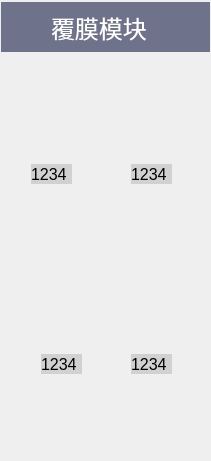
   <widget class="QWidget" name="widget_LamMod" native="true">
    <property name="geometry">
     <rect>
      <x>380</x>
      <y>10</y>
      <width>211</width>
      <height>461</height>
     </rect>
    </property>
    <property name="sizePolicy">
     <sizepolicy hsizetype="Fixed" vsizetype="Fixed">
      <horstretch>0</horstretch>
      <verstretch>0</verstretch>
     </sizepolicy>
    </property>
    <property name="styleSheet">
     <string notr="true">
      QWidget#widget_LamMod {
            border-color: #6cc9b6;
            border-width: 2px;
            border-style: dotted ;
 			 background-color:white;
        }</string>
    </property>
    <layout class="QVBoxLayout" name="verticalLayout_3">
     <property name="spacing">
      <number>2</number>
     </property>
     <property name="leftMargin">
      <number>1</number>
     </property>
     <property name="topMargin">
      <number>2</number>
     </property>
     <property name="rightMargin">
      <number>1</number>
     </property>
     <property name="bottomMargin">
      <number>2</number>
     </property>
     <item>
      <widget class="QWidget" name="widget_6" native="true">
       <property name="sizePolicy">
        <sizepolicy hsizetype="Preferred" vsizetype="Preferred">
         <horstretch>0</horstretch>
         <verstretch>0</verstretch>
        </sizepolicy>
       </property>
       <property name="minimumSize">
        <size>
         <width>0</width>
         <height>50</height>
        </size>
       </property>
       <property name="sizeIncrement">
        <size>
         <width>0</width>
         <height>50</height>
        </size>
       </property>
       <property name="styleSheet">
        <string notr="true">background-color: rgb(110, 114, 139);</string>
       </property>
       <widget class="QLabel" name="label_22">
        <property name="geometry">
         <rect>
          <x>50</x>
          <y>10</y>
          <width>100</width>
          <height>30</height>
         </rect>
        </property>
        <property name="styleSheet">
         <string notr="true">font: 18pt ;
color: rgb(255, 255, 255);</string>
        </property>
        <property name="text">
         <string>覆膜模块</string>
        </property>
       </widget>
      </widget>
     </item>
     <item>
      <widget class="QWidget" name="widget_7" native="true">
       <property name="sizePolicy">
        <sizepolicy hsizetype="Expanding" vsizetype="Expanding">
         <horstretch>0</horstretch>
         <verstretch>0</verstretch>
        </sizepolicy>
       </property>
       <widget class="DeviceAnimation" name="lam_ep" native="true">
        <property name="geometry">
         <rect>
          <x>20</x>
          <y>40</y>
          <width>60</width>
          <height>60</height>
         </rect>
        </property>
       </widget>
       <widget class="DeviceAnimation" name="lam_reader" native="true">
        <property name="geometry">
         <rect>
          <x>120</x>
          <y>40</y>
          <width>60</width>
          <height>60</height>
         </rect>
        </property>
       </widget>
       <widget class="DeviceAnimation" name="lam_clean" native="true">
        <property name="geometry">
         <rect>
          <x>120</x>
          <y>230</y>
          <width>60</width>
          <height>60</height>
         </rect>
        </property>
       </widget>
       <widget class="DeviceAnimation" name="lam_lam" native="true">
        <property name="geometry">
         <rect>
          <x>30</x>
          <y>230</y>
          <width>60</width>
          <height>60</height>
         </rect>
        </property>
       </widget>
       <widget class="QLabel" name="label_47">
        <property name="geometry">
         <rect>
          <x>30</x>
          <y>110</y>
          <width>41</width>
          <height>20</height>
         </rect>
        </property>
        <property name="font">
         <font>
          <pointsize>12</pointsize>
         </font>
        </property>
        <property name="styleSheet">
         <string notr="true">background-color: rgb(209, 209, 209);</string>
        </property>
        <property name="text">
         <string>1234</string>
        </property>
       </widget>
       <widget class="QLabel" name="label_48">
        <property name="geometry">
         <rect>
          <x>130</x>
          <y>110</y>
          <width>41</width>
          <height>20</height>
         </rect>
        </property>
        <property name="font">
         <font>
          <pointsize>12</pointsize>
         </font>
        </property>
        <property name="styleSheet">
         <string notr="true">background-color: rgb(209, 209, 209);</string>
        </property>
        <property name="text">
         <string>1234</string>
        </property>
       </widget>
       <widget class="QLabel" name="label_49">
        <property name="geometry">
         <rect>
          <x>40</x>
          <y>300</y>
          <width>41</width>
          <height>20</height>
         </rect>
        </property>
        <property name="font">
         <font>
          <pointsize>12</pointsize>
         </font>
        </property>
        <property name="styleSheet">
         <string notr="true">background-color: rgb(209, 209, 209);</string>
        </property>
        <property name="text">
         <string>1234</string>
        </property>
       </widget>
       <widget class="QLabel" name="label_50">
        <property name="geometry">
         <rect>
          <x>130</x>
          <y>300</y>
          <width>41</width>
          <height>20</height>
         </rect>
        </property>
        <property name="font">
         <font>
          <pointsize>12</pointsize>
         </font>
        </property>
        <property name="styleSheet">
         <string notr="true">background-color: rgb(209, 209, 209);</string>
        </property>
        <property name="text">
         <string>1234</string>
        </property>
       </widget>
      </widget>
     </item>
    </layout>
   </widget>
